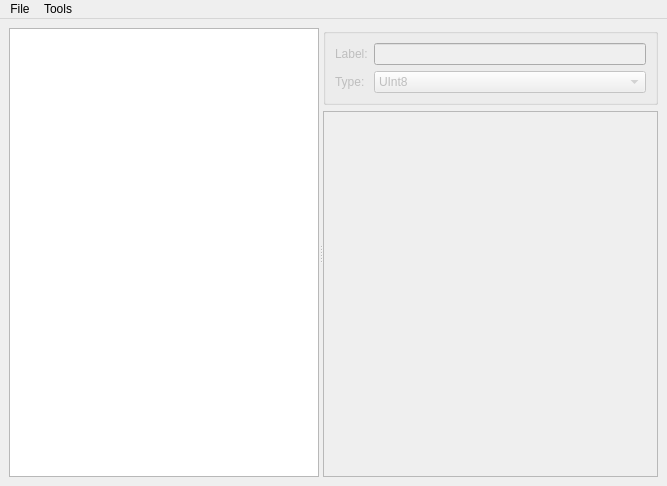
<?xml version="1.0" encoding="UTF-8"?>
<ui version="4.0">
 <class>MainWindow</class>
 <widget class="QMainWindow" name="MainWindow">
  <property name="geometry">
   <rect>
    <x>0</x>
    <y>0</y>
    <width>667</width>
    <height>486</height>
   </rect>
  </property>
  <property name="windowTitle">
   <string>MainWindow</string>
  </property>
  <widget class="QWidget" name="centralwidget">
   <layout class="QGridLayout" name="gridLayout_2">
    <item row="0" column="0">
     <widget class="QSplitter" name="splitter">
      <property name="orientation">
       <enum>Qt::Horizontal</enum>
      </property>
      <widget class="QTreeView" name="treeView">
       <property name="font">
        <font>
         <family>Courier New</family>
        </font>
       </property>
       <property name="editTriggers">
        <set>QAbstractItemView::NoEditTriggers</set>
       </property>
       <property name="alternatingRowColors">
        <bool>true</bool>
       </property>
       <attribute name="headerVisible">
        <bool>false</bool>
       </attribute>
      </widget>
      <widget class="QWidget" name="">
       <layout class="QVBoxLayout" name="verticalLayout">
        <item>
         <widget class="QGroupBox" name="fieldBox">
          <property name="enabled">
           <bool>false</bool>
          </property>
          <property name="title">
           <string/>
          </property>
          <layout class="QFormLayout" name="formLayout">
           <item row="0" column="0">
            <widget class="QLabel" name="label">
             <property name="text">
              <string>Label:</string>
             </property>
            </widget>
           </item>
           <item row="0" column="1">
            <widget class="QLineEdit" name="labelEdit">
             <property name="maxLength">
              <number>16</number>
             </property>
            </widget>
           </item>
           <item row="1" column="0">
            <widget class="QLabel" name="label_2">
             <property name="text">
              <string>Type:</string>
             </property>
            </widget>
           </item>
           <item row="1" column="1">
            <widget class="QComboBox" name="typeCombo">
             <item>
              <property name="text">
               <string>UInt8</string>
              </property>
             </item>
             <item>
              <property name="text">
               <string>Int8</string>
              </property>
             </item>
             <item>
              <property name="text">
               <string>UInt16</string>
              </property>
             </item>
             <item>
              <property name="text">
               <string>Int16</string>
              </property>
             </item>
             <item>
              <property name="text">
               <string>UInt32</string>
              </property>
             </item>
             <item>
              <property name="text">
               <string>Int32</string>
              </property>
             </item>
             <item>
              <property name="text">
               <string>UInt64</string>
              </property>
             </item>
             <item>
              <property name="text">
               <string>Int64</string>
              </property>
             </item>
             <item>
              <property name="text">
               <string>Single</string>
              </property>
             </item>
             <item>
              <property name="text">
               <string>Double</string>
              </property>
             </item>
             <item>
              <property name="text">
               <string>String</string>
              </property>
             </item>
             <item>
              <property name="text">
               <string>ResRef</string>
              </property>
             </item>
             <item>
              <property name="text">
               <string>LocalizedString</string>
              </property>
             </item>
             <item>
              <property name="text">
               <string>Binary</string>
              </property>
             </item>
             <item>
              <property name="text">
               <string>Struct</string>
              </property>
             </item>
             <item>
              <property name="text">
               <string>List</string>
              </property>
             </item>
             <item>
              <property name="text">
               <string>Vector4</string>
              </property>
             </item>
             <item>
              <property name="text">
               <string>Vector3</string>
              </property>
             </item>
            </widget>
           </item>
          </layout>
         </widget>
        </item>
        <item>
         <widget class="QStackedWidget" name="pages">
          <property name="frameShape">
           <enum>QFrame::StyledPanel</enum>
          </property>
          <property name="currentIndex">
           <number>2</number>
          </property>
          <widget class="QWidget" name="linePage">
           <layout class="QVBoxLayout" name="verticalLayout_2">
            <item>
             <widget class="QLineEdit" name="lineEdit">
              <property name="maxLength">
               <number>16</number>
              </property>
             </widget>
            </item>
            <item>
             <spacer name="verticalSpacer">
              <property name="orientation">
               <enum>Qt::Vertical</enum>
              </property>
              <property name="sizeHint" stdset="0">
               <size>
                <width>20</width>
                <height>40</height>
               </size>
              </property>
             </spacer>
            </item>
           </layout>
          </widget>
          <widget class="QWidget" name="intPage">
           <layout class="QVBoxLayout" name="verticalLayout_5">
            <item>
             <widget class="LongSpinBox" name="intSpin"/>
            </item>
            <item>
             <spacer name="verticalSpacer_3">
              <property name="orientation">
               <enum>Qt::Vertical</enum>
              </property>
              <property name="sizeHint" stdset="0">
               <size>
                <width>20</width>
                <height>280</height>
               </size>
              </property>
             </spacer>
            </item>
           </layout>
          </widget>
          <widget class="QWidget" name="blankPage"/>
          <widget class="QWidget" name="floatPage">
           <layout class="QVBoxLayout" name="verticalLayout_4">
            <item>
             <widget class="QDoubleSpinBox" name="floatSpin">
              <property name="minimum">
               <double>-10000000000000000000000.000000000000000</double>
              </property>
              <property name="maximum">
               <double>99999999999999991611392.000000000000000</double>
              </property>
              <property name="stepType">
               <enum>QAbstractSpinBox::AdaptiveDecimalStepType</enum>
              </property>
             </widget>
            </item>
            <item>
             <spacer name="verticalSpacer_2">
              <property name="orientation">
               <enum>Qt::Vertical</enum>
              </property>
              <property name="sizeHint" stdset="0">
               <size>
                <width>20</width>
                <height>280</height>
               </size>
              </property>
             </spacer>
            </item>
           </layout>
          </widget>
          <widget class="QWidget" name="vector3Page">
           <layout class="QFormLayout" name="formLayout_3">
            <item row="0" column="0">
             <widget class="QLabel" name="label_3">
              <property name="text">
               <string>X</string>
              </property>
             </widget>
            </item>
            <item row="0" column="1">
             <widget class="QDoubleSpinBox" name="xVec3Spin">
              <property name="minimum">
               <double>-99999999999999991433150857216.000000000000000</double>
              </property>
              <property name="maximum">
               <double>100000000000000004764729344.000000000000000</double>
              </property>
             </widget>
            </item>
            <item row="1" column="0">
             <widget class="QLabel" name="label_4">
              <property name="text">
               <string>Y</string>
              </property>
             </widget>
            </item>
            <item row="1" column="1">
             <widget class="QDoubleSpinBox" name="yVec3Spin">
              <property name="minimum">
               <double>-99999999999999991433150857216.000000000000000</double>
              </property>
              <property name="maximum">
               <double>100000000000000004764729344.000000000000000</double>
              </property>
             </widget>
            </item>
            <item row="2" column="0">
             <widget class="QLabel" name="label_5">
              <property name="text">
               <string>Z</string>
              </property>
             </widget>
            </item>
            <item row="2" column="1">
             <widget class="QDoubleSpinBox" name="zVec3Spin">
              <property name="minimum">
               <double>-99999999999999991433150857216.000000000000000</double>
              </property>
              <property name="maximum">
               <double>100000000000000004764729344.000000000000000</double>
              </property>
             </widget>
            </item>
           </layout>
          </widget>
          <widget class="QWidget" name="vector4Page">
           <layout class="QFormLayout" name="formLayout_2">
            <item row="0" column="0">
             <widget class="QLabel" name="label_10">
              <property name="text">
               <string>X</string>
              </property>
             </widget>
            </item>
            <item row="0" column="1">
             <widget class="QDoubleSpinBox" name="xVec4Spin">
              <property name="minimum">
               <double>-9999999999999999583119736832.000000000000000</double>
              </property>
              <property name="maximum">
               <double>99999999999999991433150857216.000000000000000</double>
              </property>
             </widget>
            </item>
            <item row="1" column="0">
             <widget class="QLabel" name="label_8">
              <property name="text">
               <string>Y</string>
              </property>
             </widget>
            </item>
            <item row="1" column="1">
             <widget class="QDoubleSpinBox" name="yVec4Spin">
              <property name="minimum">
               <double>-9999999999999999583119736832.000000000000000</double>
              </property>
              <property name="maximum">
               <double>99999999999999991433150857216.000000000000000</double>
              </property>
             </widget>
            </item>
            <item row="2" column="0">
             <widget class="QLabel" name="label_9">
              <property name="text">
               <string>Z</string>
              </property>
             </widget>
            </item>
            <item row="3" column="0">
             <widget class="QLabel" name="label_7">
              <property name="text">
               <string>W</string>
              </property>
             </widget>
            </item>
            <item row="2" column="1">
             <widget class="QDoubleSpinBox" name="zVec4Spin">
              <property name="minimum">
               <double>-9999999999999999583119736832.000000000000000</double>
              </property>
              <property name="maximum">
               <double>99999999999999991433150857216.000000000000000</double>
              </property>
             </widget>
            </item>
            <item row="3" column="1">
             <widget class="QDoubleSpinBox" name="wVec4Spin">
              <property name="minimum">
               <double>-9999999999999999583119736832.000000000000000</double>
              </property>
              <property name="maximum">
               <double>99999999999999991433150857216.000000000000000</double>
              </property>
             </widget>
            </item>
           </layout>
          </widget>
          <widget class="QWidget" name="textPage">
           <layout class="QGridLayout" name="gridLayout">
            <item row="0" column="0">
             <widget class="QPlainTextEdit" name="textEdit"/>
            </item>
           </layout>
          </widget>
          <widget class="QWidget" name="substringPage">
           <layout class="QVBoxLayout" name="verticalLayout_3">
            <item>
             <layout class="QHBoxLayout" name="horizontalLayout_3" stretch="0,1">
              <item>
               <widget class="QLabel" name="label_6">
                <property name="text">
                 <string>StringRef:</string>
                </property>
               </widget>
              </item>
              <item>
               <widget class="QSpinBox" name="stringrefSpin">
                <property name="minimum">
                 <number>-1</number>
                </property>
                <property name="maximum">
                 <number>999999999</number>
                </property>
               </widget>
              </item>
             </layout>
            </item>
            <item>
             <widget class="QPlainTextEdit" name="tlkTextEdit">
              <property name="enabled">
               <bool>false</bool>
              </property>
              <property name="minimumSize">
               <size>
                <width>0</width>
                <height>40</height>
               </size>
              </property>
              <property name="maximumSize">
               <size>
                <width>16777215</width>
                <height>40</height>
               </size>
              </property>
              <property name="readOnly">
               <bool>true</bool>
              </property>
             </widget>
            </item>
            <item>
             <widget class="Line" name="line">
              <property name="orientation">
               <enum>Qt::Horizontal</enum>
              </property>
             </widget>
            </item>
            <item>
             <layout class="QHBoxLayout" name="horizontalLayout_2">
              <item>
               <widget class="QComboBox" name="substringLangCombo">
                <item>
                 <property name="text">
                  <string>English</string>
                 </property>
                </item>
                <item>
                 <property name="text">
                  <string>French</string>
                 </property>
                </item>
                <item>
                 <property name="text">
                  <string>German</string>
                 </property>
                </item>
                <item>
                 <property name="text">
                  <string>Italian</string>
                 </property>
                </item>
                <item>
                 <property name="text">
                  <string>Spanish</string>
                 </property>
                </item>
                <item>
                 <property name="text">
                  <string>Polish</string>
                 </property>
                </item>
               </widget>
              </item>
              <item>
               <widget class="QComboBox" name="substringGenderCombo">
                <item>
                 <property name="text">
                  <string>Male</string>
                 </property>
                </item>
                <item>
                 <property name="text">
                  <string>Female</string>
                 </property>
                </item>
               </widget>
              </item>
             </layout>
            </item>
            <item>
             <layout class="QHBoxLayout" name="horizontalLayout_4">
              <item>
               <widget class="QPushButton" name="addSubstringButton">
                <property name="text">
                 <string>Add</string>
                </property>
               </widget>
              </item>
              <item>
               <widget class="QPushButton" name="removeSubstringButton">
                <property name="text">
                 <string>Remove</string>
                </property>
               </widget>
              </item>
             </layout>
            </item>
            <item>
             <widget class="Line" name="line_2">
              <property name="orientation">
               <enum>Qt::Horizontal</enum>
              </property>
             </widget>
            </item>
            <item>
             <widget class="QListWidget" name="substringList">
              <property name="maximumSize">
               <size>
                <width>16777215</width>
                <height>100</height>
               </size>
              </property>
              <property name="editTriggers">
               <set>QAbstractItemView::NoEditTriggers</set>
              </property>
             </widget>
            </item>
            <item>
             <widget class="QPlainTextEdit" name="substringEdit"/>
            </item>
           </layout>
          </widget>
         </widget>
        </item>
       </layout>
      </widget>
     </widget>
    </item>
   </layout>
  </widget>
  <widget class="QMenuBar" name="menubar">
   <property name="geometry">
    <rect>
     <x>0</x>
     <y>0</y>
     <width>667</width>
     <height>21</height>
    </rect>
   </property>
   <widget class="QMenu" name="menuFile">
    <property name="title">
     <string>File</string>
    </property>
    <addaction name="actionNew"/>
    <addaction name="actionOpen"/>
    <addaction name="actionSave"/>
    <addaction name="actionSave_As"/>
    <addaction name="separator"/>
    <addaction name="actionRevert"/>
    <addaction name="separator"/>
    <addaction name="actionExit"/>
   </widget>
   <widget class="QMenu" name="menuTools">
    <property name="title">
     <string>Tools</string>
    </property>
    <addaction name="actionSetTLK"/>
   </widget>
   <addaction name="menuFile"/>
   <addaction name="menuTools"/>
  </widget>
  <action name="actionNew">
   <property name="text">
    <string>New</string>
   </property>
  </action>
  <action name="actionOpen">
   <property name="text">
    <string>Open</string>
   </property>
  </action>
  <action name="actionSave">
   <property name="text">
    <string>Save</string>
   </property>
  </action>
  <action name="actionSave_As">
   <property name="text">
    <string>Save As</string>
   </property>
  </action>
  <action name="actionRevert">
   <property name="text">
    <string>Revert</string>
   </property>
  </action>
  <action name="actionExit">
   <property name="text">
    <string>Exit</string>
   </property>
  </action>
  <action name="actionSetTLK">
   <property name="text">
    <string>Set TLK</string>
   </property>
  </action>
 </widget>
 <customwidgets>
  <customwidget>
   <class>LongSpinBox</class>
   <extends>QSpinBox</extends>
   <header location="global">toolset.gui.widgets.long_spinbox</header>
  </customwidget>
 </customwidgets>
 <resources/>
 <connections/>
</ui>
